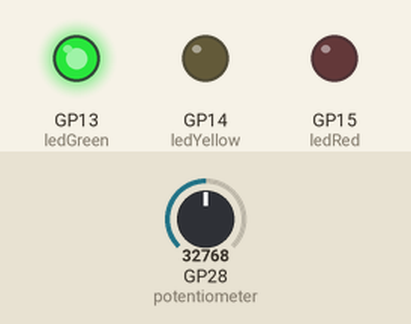
Recording of a program running on a simulated Raspberry Pi Pico running MicroPython. Parts: output pins drawn as LEDs (lit = HIGH). Inputs (shaded band) come from the test bench; at power-on: GP28 (potentiometer) = 32768 (analog values on the 0–65535 scale).

Above: at 1.2 s.
1.3 s: GP28 (potentiometer) set to 14240
2.8 s: GP28 (potentiometer) set to 12016
At 3.9 s:
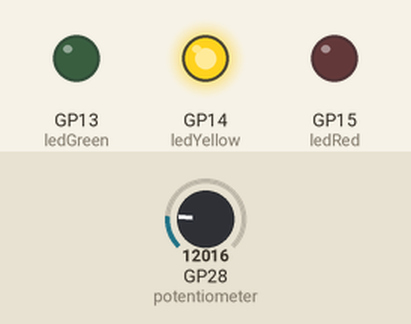
4.5 s: GP28 (potentiometer) set to 3552
6.0 s: GP28 (potentiometer) set to 3120
At 7.2 s:
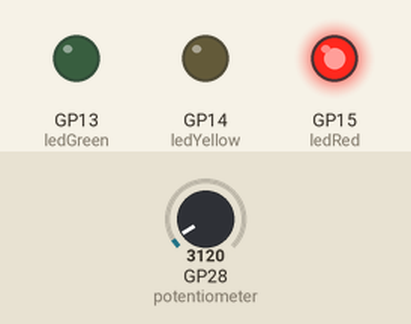
7.5 s: GP28 (potentiometer) set to 7864
At 8.6 s:
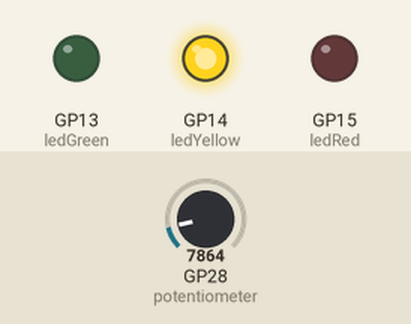
9.0 s: GP28 (potentiometer) set to 0
At 9.7 s:
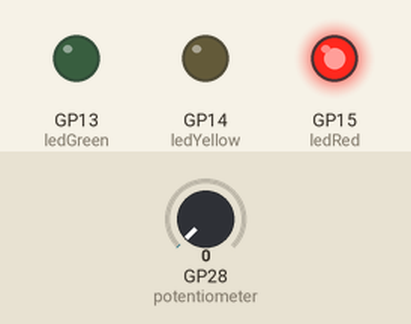
Timing chart, 0 to 11.5 s (numbered marks = the images above; inputs shaded):
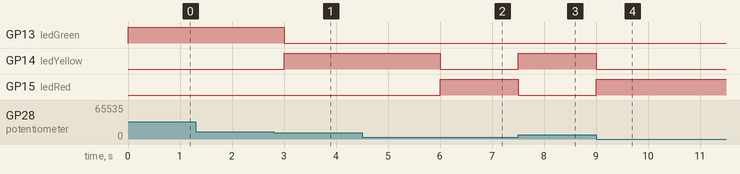

The program:

tutorial6_led_color.py
```python
# build a circuit that has a potentiometer, 3 leds, red, yellow, green, 3 resistors. when potentiometer all the way to the left,
# value should be 0, when all the way to the right it should be 100, if value between 0 and 79, green, between 80 and 94, yellow,
# from 95 to 100, red

import machine
from machine import Pin
from time import sleep

ledRed = Pin(15, Pin.OUT)
ledYellow = Pin(14, Pin.OUT)
ledGreen = Pin(13, Pin.OUT)

analogInput = 28
potentiometer = machine.ADC(analogInput)

while True:
    potentiometerVal = potentiometer.read_u16()
    voltage = (3.3 / 65535) * potentiometerVal
    percentage = 100 * (1 - voltage / 3.3)
    if 0 <= percentage <= 79:
        ledGreen.value(1)
        ledYellow.value(0)
        ledRed.value(0)
    if 80 <= percentage <= 94:
        ledYellow.value(1)
        ledRed.value(0)
        ledGreen.value(0)
    if 95 <= percentage <= 100:
        ledRed.value(1)
        ledYellow.value(0)
        ledGreen.value(0)

    sleep(0.5)
```

Measured:
- the behaviour switches between 13120 and 13104 on GP28 (potentiometer) (found by bisection; images 0 and 1)
- the behaviour switches between 3280 and 3264 on GP28 (potentiometer) (found by bisection; images 1 and 2)
- after the input at 1.3 s, every drawn part: stays the same
- after the input at 2.8 s, GP13 (ledGreen): HIGH → LOW after 0.20 s; GP14 (ledYellow): LOW → HIGH after 0.20 s
- after the input at 4.5 s, every drawn part: stays the same
- after the input at 6.0 s, GP14 (ledYellow): HIGH → LOW at once; GP15 (ledRed): LOW → HIGH at once
- after the input at 7.5 s, GP14 (ledYellow): LOW → HIGH at once; GP15 (ledRed): HIGH → LOW at once
- after the input at 9.0 s, GP14 (ledYellow): HIGH → LOW at once; GP15 (ledRed): LOW → HIGH at once
